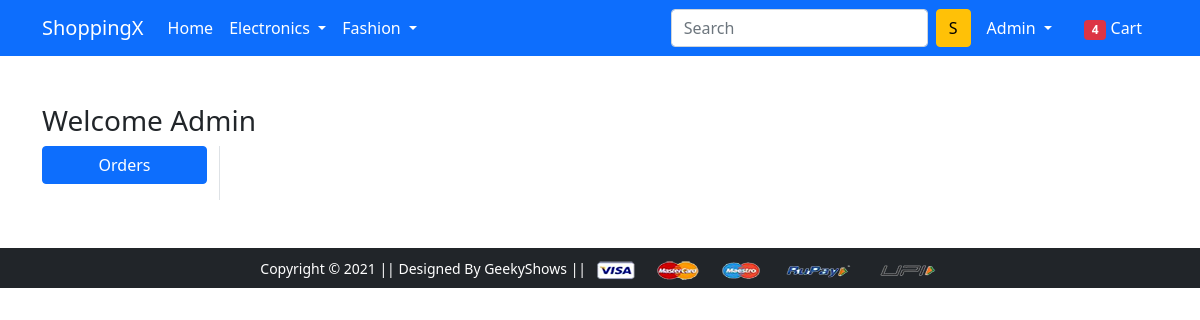
The page /orders/ (signed in) on the database as committed earlier.
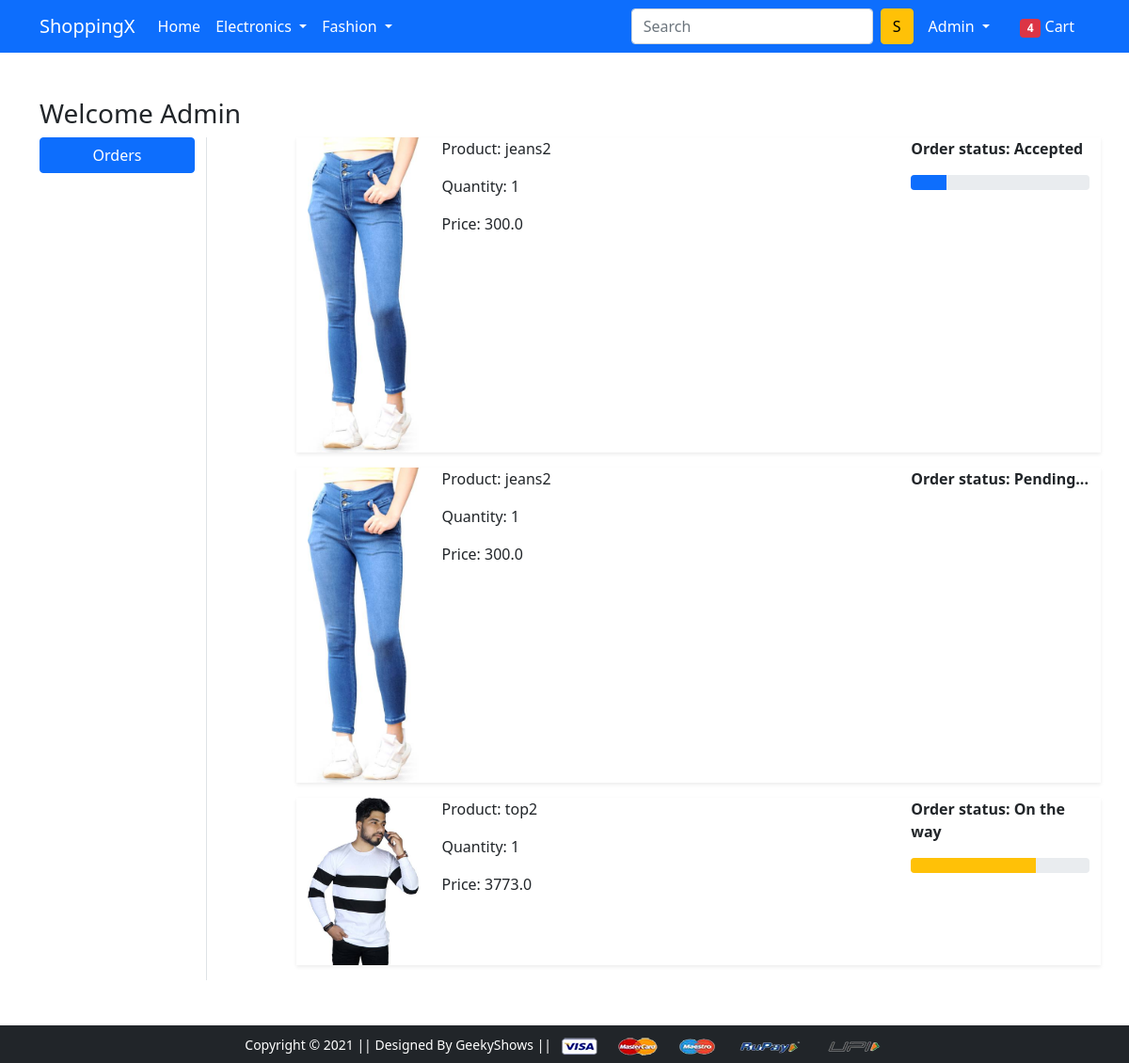
The same page on the database as committed later.
### app/models.py (models this page shows, shortened)
class OrderPlaced(models.Model):
    user = models.ForeignKey(User, on_delete=models.CASCADE)
    customer = models.ForeignKey(Customer, on_delete=models.CASCADE)
    product = models.ForeignKey(Product, on_delete=models.CASCADE)
    quantity = models.PositiveIntegerField(default=1)
    ordered_date = models.DateTimeField(auto_now_add=True)
    status = models.CharField(max_length=50, choices=STATUS_CHOICES)
    @property
    def total_cost(self):
        return self.quantity * self.product.discounted_price

class Product(models.Model):
    title = models.CharField(max_length=100)
    selling_price = models.FloatField()
    discounted_price = models.FloatField()
    description = models.TextField()
    brand = models.CharField(max_length=100)
    category = models.CharField(choices=CATEGORY_CHOICES, max_length=2)
    product_image = models.ImageField(upload_to="product-image")

### app/views.py (the view)
# urls.py: path('orders/', views.orders, name='orders'),
@login_required
def orders(request):
    op = OrderPlaced.objects.filter(user=request.user)
    return render(request, 'app/orders.html', {"orderPlaced": op})

### app/templates/app/orders.html (shortened to what this page needs)
{% extends 'app/base.html' %}
{% load static %}
{% block main-content %}
<div class="container my-5">
    <div class="row">
        <h3>Welcome {{request.user|title}}</h3>
        <div class="col-sm-2 border-end">
            <ul class="list-unstyled">
                <li class="d-grid"><a href="{% url 'orders' %}" class="btn btn-primary">Orders</a></li>
            </ul>
        </div>
        <div class="col-sm-9 offset-sm-1">
            {% for op in orderPlaced %}
            <div class="row shadow-sm mb-3">
                <div class="col-sm-2">
                    <img src="{{op.product.product_image.url}}" alt="" class="img-fluid" height="150px" width="150px">
                </div>
                <div class="col-sm-7">
                    <p>Product: {{op.product.title}}</p>
                    <p>Quantity: {{op.quantity}}</p>
                    <p>Price: {{op.total_cost}}</p>
                </div>
                <div class="col-sm-3 fw-bold">
                    <p>Order status: {% if op.status %}{{op.status}}{% elif not op.status%} Pending... {% endif %}</p>
                    {% if op.status == "Accepted" %}
                    <div class="progress">
                        <div class="progress-bar" role="progressbar" style="width:20%" aria-valuenow="20" aria-valuemin="0" aria-valuemax="100">
                        </div>
                    </div>
                    {% endif %}
                    {% if op.status == "On the way" %}
                    <div class="progress">
                        <div class="progress-bar bg-warning" role="progressbar" style="width:70%" aria-valuenow="70" aria-valuemin="0" aria-valuemax="100">
                        </div>
                    </div>
                    {% endif %}
                </div>
            </div>
            {% endfor %}
        </div>
    </div>
</div>
{% endblock main-content %}

### app/templates/app/base.html (shortened to what this page needs)
<!DOCTYPE html>
{% load static %}
<html lang="en">
<head>
	{% include 'app/css.html' %}
</head>
<body>
	{% include 'app/navbar.html' %}
	{% block main-content %} {% endblock main-content%}
	{% include 'app/footer.html' %}
</body>
</html>

### app/templates/app/css.html (shortened to what this page needs)
{% load static %}
<link href="https://cdn.jsdelivr.net/npm/bootstrap@5.0.0-beta1/dist/css/bootstrap.min.css" rel="stylesheet"
>
<link rel="stylesheet" href="{% static 'app/css/owl.carousel.min.css' %}">
<link rel="stylesheet" href="{% static 'app/css/all.min.css' %}">
<link rel="stylesheet" href="{% static 'app/css/style.css' %}">

### app/templates/app/js.html (shortened to what this page needs)
{% load static %}

### app/templates/app/navbar.html (shortened to what this page needs)
{% load static %}
<nav class="navbar navbar-expand-lg navbar-dark bg-primary">
    <div class="container">
        <a class="navbar-brand" href="/">ShoppingX</a>
        <div class="collapse navbar-collapse" id="navbarSupportedContent">
            <ul class="navbar-nav me-auto mb-2 mb-lg-0">
                <li class="nav-item">
                    <a class="nav-link active" aria-current="page" href="/">Home</a>
                </li>
                <li class="nav-item dropdown">
                    <a class="nav-link dropdown-toggle text-white" href="#" id="electronicsDropdown" role="button"
                        data-bs-toggle="dropdown" aria-expanded="false">
                        Electronics
                    </a>
                </li>
                <li class="nav-item dropdown">
                    <a class="nav-link dropdown-toggle text-white" href="#" id="fashionDropdown" role="button"
                        data-bs-toggle="dropdown" aria-expanded="false">
                        Fashion
                    </a>
                </li>
            </ul>
            <form class="d-flex">
                <input class="form-control me-2" type="search" placeholder="Search" aria-label="Search">
                <button class="btn btn-warning" type="submit">S</button>
            </form>
            <div>
                <ul class="navbar-nav me-auto mb-2 mb-lg-0">
                    {% if request.user.is_authenticated %}
                    <li class="nav-item dropdown mx-2">
                        <a class="nav-link dropdown-toggle text-white" href="#" id="profileDropdown" role="button"
                            data-bs-toggle="dropdown" aria-expanded="false">
                            {{request.user|title}}
                        </a>
                    </li>
                    <li class="nav-item mx-2">
                        <a href="{% url 'showcart' %}" class="nav-link text-white"><span
                                class="badge bg-danger">4</span> Cart
                        </a>
                    </li>
                    {% endif %}
                </ul>
            </div>
        </div>
    </div>
</nav>

### app/templates/app/footer.html
{% load static %}
<footer class="container-fluid bg-dark text-center p-2 mt-5  bottom-0">
    <small class="text-white">Copyright &copy; 2021 || Designed By GeekyShows || </small>
    <img src="{% static 'app/images/payment.png' %}" alt="" srcset="" class="img-fluid" height="2px">
</footer>

Rows that differ between the two databases and show on the page:
added OrderPlaced: product.product_image (picture), product "jeans2", quantity "1", total_cost "300.0", status "Accepted"
added OrderPlaced: product.product_image (picture), product "jeans2", quantity "1", total_cost "300.0", status "Pending..."
added OrderPlaced: product.product_image (picture), product "top2", quantity "1", total_cost "3773.0", status "On the way"
